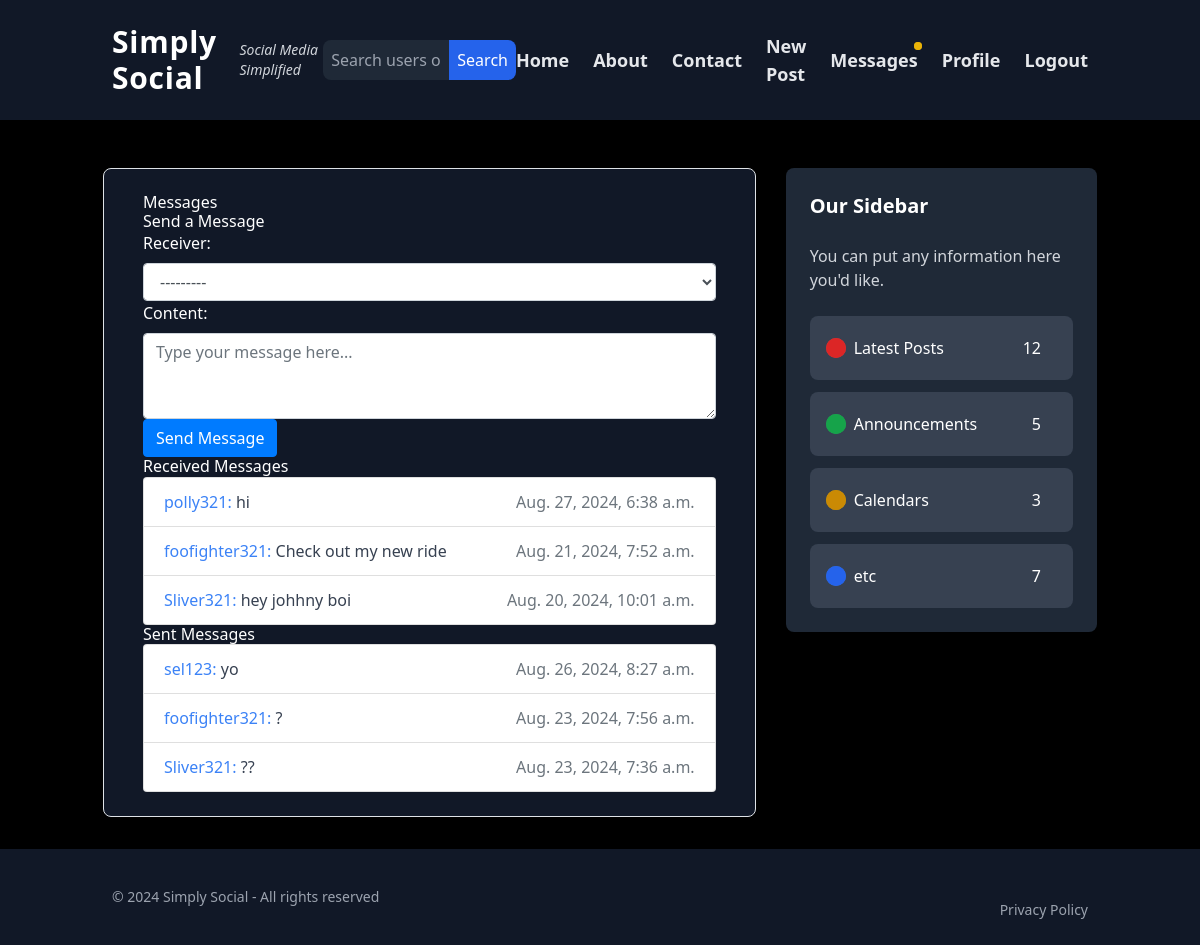
The page /home/messages/ (signed in) on the database its author committed.
### blog/models.py (models this page shows, shortened)
class Message(models.Model):
    sender = models.ForeignKey(User, related_name='sent_messages', on_delete=models.CASCADE)
    receiver = models.ForeignKey(User, related_name='received_messages', on_delete=models.CASCADE)
    content = models.TextField()
    timestamp = models.DateTimeField(auto_now_add=True)
    key = models.CharField(max_length=44, blank=True, null=True)  # Adjusted length to match Fernet key size
    read = models.BooleanField(default=False)
    class Meta:
        ordering = ['-timestamp']

### blog/views.py (the view)
# urls.py: path('home/messages/', views.message_list, name='message-list'),
@login_required
def message_list(request):
    if request.method == 'POST':
        form = MessageForm(request.POST, user=request.user)
        if form.is_valid():
            message = form.save(commit=False)
            message.sender = request.user
            message.save()
            messages.success(request, "Message sent successfully!")
            return redirect('message-list')  # Redirect to avoid resubmission of form
    else:
        form = MessageForm(user=request.user)
    latest_received_messages = Message.objects.filter(receiver=request.user).values('sender').annotate(last_message=Max('timestamp')).order_by('-last_message')
    received_messages = Message.objects.filter(receiver=request.user, timestamp__in=[msg['last_message'] for msg in latest_received_messages])
    latest_sent_messages = Message.objects.filter(sender=request.user).values('receiver').annotate(last_message=Max('timestamp')).order_by('-last_message')
    sent_messages = Message.objects.filter(sender=request.user, timestamp__in=[msg['last_message'] for msg in latest_sent_messages])
    for message in received_messages:
        message.decrypted_content = decrypt_message_content(message, request.user)
    for message in sent_messages:
        message.decrypted_content = decrypt_message_content(message, request.user)
    received_paginator = Paginator(received_messages, 4)  # Show 4 messages per page
    received_page_number = request.GET.get('received_page')
    received_page_obj = received_paginator.get_page(received_page_number)
    sent_paginator = Paginator(sent_messages, 4)  # Show 5 messages per page
    sent_page_number = request.GET.get('sent_page')
    sent_page_obj = sent_paginator.get_page(sent_page_number)
    return render(request, 'blog/message_list.html', {
        'form': form,
        'received_messages': received_page_obj,
        'sent_messages': sent_page_obj,
        'received_page_obj': received_page_obj,
        'sent_page_obj': sent_page_obj,
    })

### blog/forms.py
class MessageForm(forms.ModelForm):
    class Meta:
        model = Message
        fields = ['receiver', 'content']
        widgets = {
            'receiver': forms.Select(attrs={'class': 'form-control'}),
            'content': forms.Textarea(attrs={'class': 'form-control', 'rows': 3, 'placeholder': 'Type your message here...'})
        }
    def __init__(self, *args, **kwargs):
        user = kwargs.pop('user',None)
        super(MessageForm, self).__init__(*args, **kwargs)
        if user:
            self.fields['receiver'].queryset = User.objects.filter(profile__followers=user)

### blog/views.py (called while the page is built)
def decrypt_message_content(message, user):
    try:
        cipher_suite = Fernet(message.key.encode('utf-8'))
        decrypted_content = cipher_suite.decrypt(message.content.encode('utf-8')).decode('utf-8')
        return decrypted_content
    except InvalidToken:
        return "Decryption failed: Invalid token."
    except Exception as e:
        return f"Decryption error: {str(e)}"

def base_context(request):
    context = {}
    if request.user.is_authenticated:
        context['has_unread_messages'] = Message.objects.filter(receiver=request.user, read=False).exists()
    return context

### blog/templates/blog/message_list.html (shortened to what this page needs)
{% extends "blog/base.html" %}
{% block content %}
  <div class="container">
    <h2>Messages</h2>
    <h3>Send a Message</h3>
    <form method="post">
      {{ form.as_p }}
      <button type="submit" class="btn btn-primary">Send Message</button>
    </form>
    <h3>Received Messages</h3>
    <ul class="list-group">
      {% for message in received_messages %}
        <li class="list-group-item">
            <a class="text-blue-500" href="{% url 'conversation-view' message.sender.username %}">{{ message.sender.username }}:</a> <span class="text-gray-700">{{ message.decrypted_content }}</span>
          <span class="float-right text-muted">{{ message.timestamp }}</span>
        </li>
      {% empty %}
        <li class="list-group-item text-gray-700">No messages received.</li>
      {% endfor %}
    </ul>
    <h3>Sent Messages</h3>
    <ul class="list-group">
      {% for message in sent_messages %}
        <li class="list-group-item">
            <a class="text-blue-500" href="{% url 'conversation-view' message.receiver.username %}">{{ message.receiver.username }}:</a> <span class="text-gray-700">{{ message.decrypted_content }}</span>
          <span class="float-right text-muted">{{ message.timestamp }}</span>
        </li>
      {% empty %}
        <li class="list-group-item text-gray-700">No messages sent.</li>
      {% endfor %}
    </ul>
  </div>
{% endblock %}

### static/css/styles.css (style rules this page uses)
html, :host { line-height: 1.5; -webkit-text-size-adjust: 100%; -moz-tab-size: 4; -o-tab-size: 4; tab-size: 4; font-family: ui-sans-serif, system-ui, sans-serif, "Apple Color Emoji", "Segoe UI Emoji", "Segoe UI Symbol", "Noto Color Emoji"; font-feature-settings: normal; font-variation-settings: normal; -webkit-tap-highlight-color: transparent; }
body { margin: 0; line-height: inherit; }
h1, h2, h3, h4, h5, h6 { font-size: inherit; font-weight: inherit; }
a { color: inherit; text-decoration: inherit; }
button, input, optgroup, select, textarea { font-family: inherit; font-feature-settings: inherit; font-variation-settings: inherit; font-size: 100%; font-weight: inherit; line-height: inherit; letter-spacing: inherit; color: inherit; margin: 0; padding: 0; }
button, select { text-transform: none; }
button, input:where([type='button']), input:where([type='reset']), input:where([type='submit']) { -webkit-appearance: button; background-color: transparent; background-image: none; }
blockquote, dl, dd, h1, h2, h3, h4, h5, h6, hr, figure, p, pre { margin: 0; }
ol, ul, menu { list-style: none; margin: 0; padding: 0; }
textarea { resize: vertical; }
input::placeholder, textarea::placeholder { opacity: 1; color: #9ca3af; }
button, [role="button"] { cursor: pointer; }
.container { width: 100%; }
@media (min-width: 640px) { .container { max-width: 640px; } }
@media (min-width: 768px) { .container { max-width: 768px; } }
@media (min-width: 1024px) { .container { max-width: 1024px; } }
.float-right { float: right; }
.flex { display: flex; }
.min-h-screen { min-height: 100vh; }
.flex-col { flex-direction: column; }
.text-blue-500 { --tw-text-opacity: 1; color: rgb(59 130 246 / var(--tw-text-opacity)); }
.text-gray-700 { --tw-text-opacity: 1; color: rgb(55 65 81 / var(--tw-text-opacity)); }

### static/css/main.css (style rules this page uses)
html, :host { line-height: 1.5; -webkit-text-size-adjust: 100%; -moz-tab-size: 4; -o-tab-size: 4; tab-size: 4; font-family: ui-sans-serif, system-ui, sans-serif, "Apple Color Emoji", "Segoe UI Emoji", "Segoe UI Symbol", "Noto Color Emoji"; font-feature-settings: normal; font-variation-settings: normal; -webkit-tap-highlight-color: transparent; }
body { margin: 0; line-height: inherit; }
h1, h2, h3, h4, h5, h6 { font-size: inherit; font-weight: inherit; }
a { color: inherit; text-decoration: inherit; }
button, input, optgroup, select, textarea { font-family: inherit; font-feature-settings: inherit; font-variation-settings: inherit; font-size: 100%; font-weight: inherit; line-height: inherit; letter-spacing: inherit; color: inherit; margin: 0; padding: 0; }
button, select { text-transform: none; }
button, input:where([type='button']), input:where([type='reset']), input:where([type='submit']) { -webkit-appearance: button; background-color: transparent; background-image: none; }
blockquote, dl, dd, h1, h2, h3, h4, h5, h6, hr, figure, p, pre { margin: 0; }
ol, ul, menu { list-style: none; margin: 0; padding: 0; }
textarea { resize: vertical; }
input::placeholder, textarea::placeholder { opacity: 1; color: #9ca3af; }
button, [role="button"] { cursor: pointer; }
.container { width: 100%; }
@media (min-width: 640px) { .container { max-width: 640px; } }
@media (min-width: 768px) { .container { max-width: 768px; } }
@media (min-width: 1024px) { .container { max-width: 1024px; } }
.flex { display: flex; }
body { background-color: black; }

### rows shown on the page
Message: sender.username "polly321", decrypted_content "hi", timestamp "Aug. 27, 2024, 6:38 a.m."
Message: sender.username "foofighter321", decrypted_content "Check out my new ride", timestamp "Aug. 21, 2024, 7:52 a.m."
Message: sender.username "Sliver321", decrypted_content "hey johhny boi", timestamp "Aug. 20, 2024, 10:01 a.m."
Message: receiver.username "sel123", decrypted_content "yo", timestamp "Aug. 26, 2024, 8:27 a.m."
Message: receiver.username "foofighter321", decrypted_content "?", timestamp "Aug. 23, 2024, 7:56 a.m."
Message: receiver.username "Sliver321", decrypted_content "??", timestamp "Aug. 23, 2024, 7:36 a.m."
